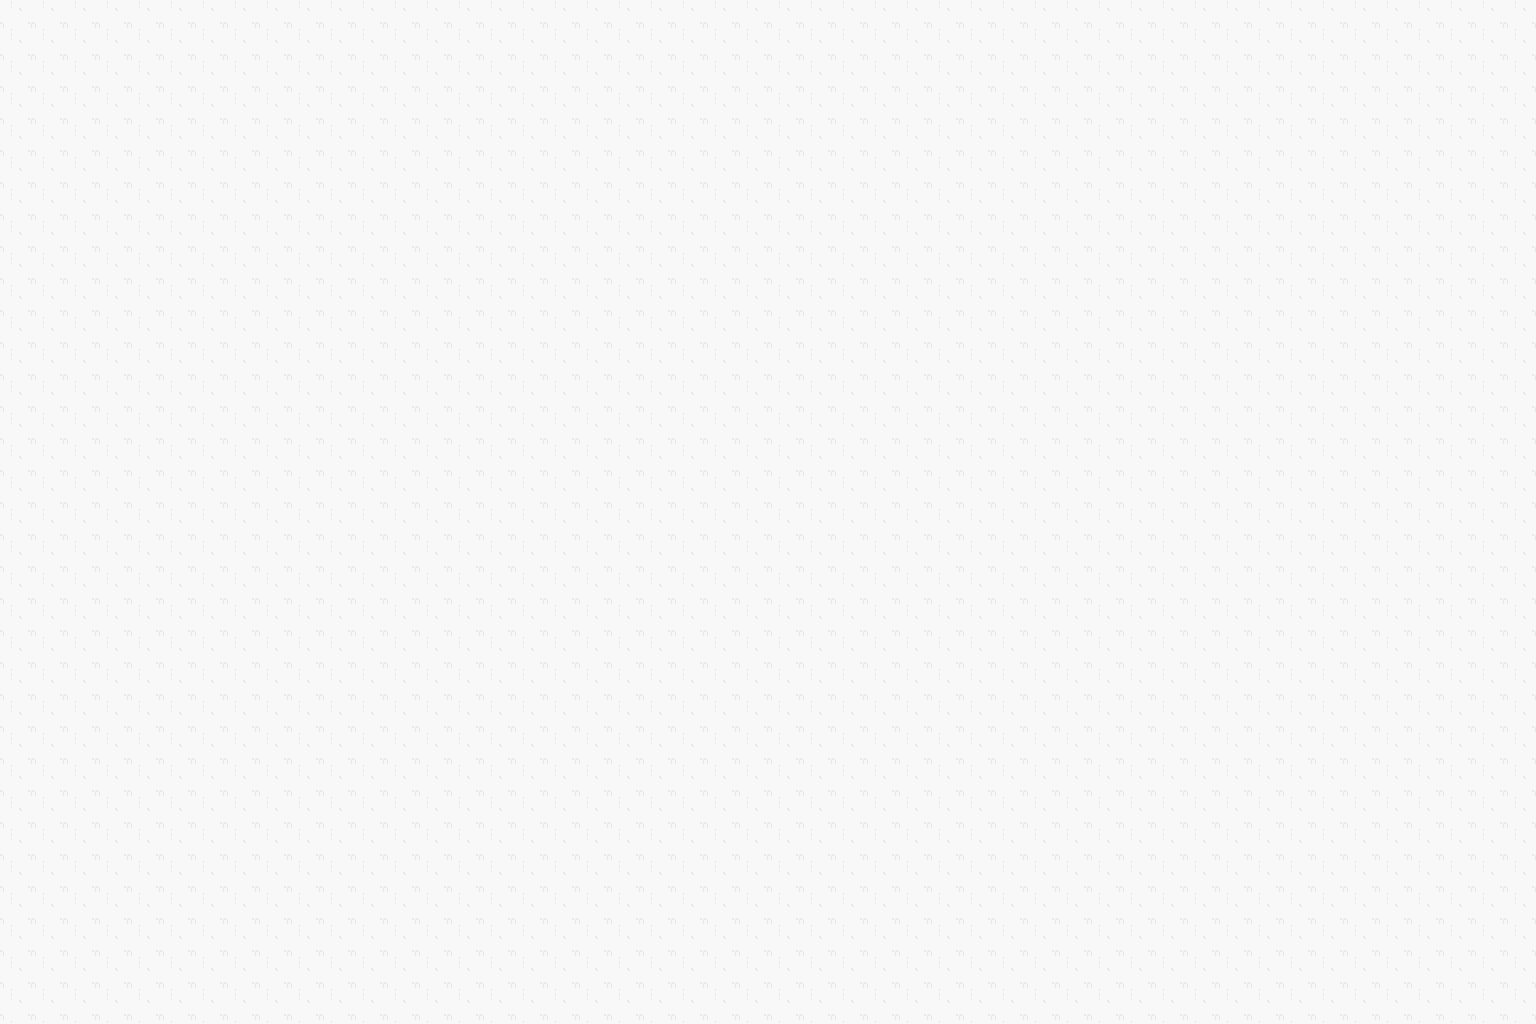

Below is a game level as drawn by its tile map, then a one-line description and the .tmx that defines it (tile-layer data replaced by summaries):
An orthogonal 48x32 tile map with 32x32 px tiles, 5 tile layers (Floor, Walls, Trim, Overlays, ...), 4 tilesets and 2 objects (PlayerSpawn, Door).

<map version="1.10" tiledversion="1.10.2" orientation="orthogonal" renderorder="right-down" width="48" height="32" tilewidth="32" tileheight="32" infinite="0" nextlayerid="10" nextobjectid="10">
 <tileset firstgid="1" source="../tilesets/scotus_floors.tsx" />
 <tileset firstgid="1001" source="../tilesets/scotus_structures.tsx" />
 <tileset firstgid="2001" source="../tilesets/scotus_decor.tsx" />
 <tileset firstgid="3001" source="../tilesets/collision.tsx" />
 <layer id="8976" name="Floor" width="48" height="32">
  <data>[1536 cells, 1536 non-empty, 1 distinct tile ids]</data>
 </layer>
 <layer id="8418" name="Walls" width="48" height="32">
  <data>[1536 cells, 0 non-empty, 0 distinct tile ids]</data>
 </layer>
 <layer id="3190" name="Trim" width="48" height="32">
  <data>[1536 cells, 0 non-empty, 0 distinct tile ids]</data>
 </layer>
 <layer id="578" name="Overlays" width="48" height="32">
  <data>[1536 cells, 0 non-empty, 0 distinct tile ids]</data>
 </layer>
 <layer id="9705" name="Collision" width="48" height="32">
  <data>[1536 cells, 0 non-empty, 0 distinct tile ids]</data>
 </layer>
 <objectgroup id="8302" name="Entities">
  <object id="1" name="PlayerSpawn" type="PlayerSpawn" x="768" y="896" width="32" height="32">
   <properties>
    <property name="spawnId" type="string" value="PlayerSpawn" />
   </properties>
  </object>
  <object id="2" name="DoorNorth" type="Door" x="768" y="0" width="32" height="32">
   <properties>
    <property name="toMap" type="string" value="scotus_lobby" />
    <property name="toSpawn" type="string" value="default" />
   </properties>
  </object>
 </objectgroup>
</map>
